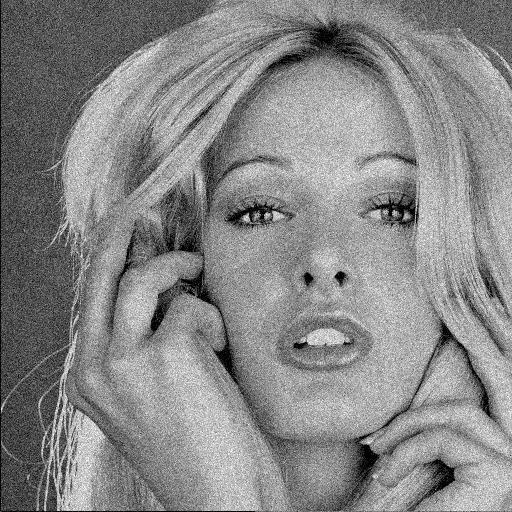
#> input picture original.jpg, 512 x 512 px
$ python Low_Pass_Filter.py
#> lines starting #> are read from the running program, lines starting #| are printed output that depends on the picture
import cv2
import matplotlib.pyplot as plt
import numpy as np
import math
import matplotlib.image as mpimg
import pdb
# imshow: Function that handles both rgb and grayscale image and shows them accordingly.
# Parameters:
#    img: input img
# Return: None

def imshow(img):
    if len(img.shape) < 3:
        plt.imshow(img, cmap="gray")
    elif img.shape[2] == 1:
        plt.imshow(np.resize(img,(img.shape[0],img.shape[1])), cmap="gray")
    else:
        plt.imshow(img)

# low pass filter
def lowPassFilter(lpfw, lpfh):
    print("Please create a (lpfw x lpfh) Low Pass Filter matrix")

    lowPass = np.ones((lpfw, lpfh))*1 / (lpfw * lpfh)

    print(lowPass)
    return lowPass

# it applies the filter on the image and generates a new image
# input: image, filter
# output: out
def conv(image, filter):
    iw,ih = image.shape
    fw,fh = filter.shape
    out = np.zeros((iw - fw+1, ih - fh+1)) #it does not include the pixel on the boundary

    # please select fw x fh sub images in the image. Then, apply the filter on the sub images.
    for u in range(ih - fh + 1):
        for v in range(iw - fw + 1):
            out[u, v] = np.sum(filter * image[u:u + fh , v:v + fw])
    out = np.resize(out, (out.shape[0], out.shape[1])).astype(np.uint8)

    # Return the resulting image "out"
    return out

img = mpimg.imread("original.jpg")
#> img is the input picture: shape (512, 512); min 0, max 255, mean 135.2
imshow(img)
plt.show()
print(img.shape)
#| (512, 512)


fig = plt.figure(1, figsize=(18, 16))
print(" ================ Low Pass Filter ===================")

for i in range(3,8,2):
    # subplot the figure in 1x3
    splot = plt.subplot(1, 3, (i-1)//2)
    splot.set_xlabel(str(i)+"x"+str(i))

    # use different box size to filter the image
    (lpfw,lpfh) = (i,i)
    low_image = conv(img, lowPassFilter(lpfw, lpfh))
    imshow(low_image)
    cv2.imwrite("low"+str(i)+"x"+str(i)+".jpg",low_image)
#> this loop made 3 passes
#> pass 1, `low_image = conv(img, lowPassFilter(lpfw, lpfh))`:
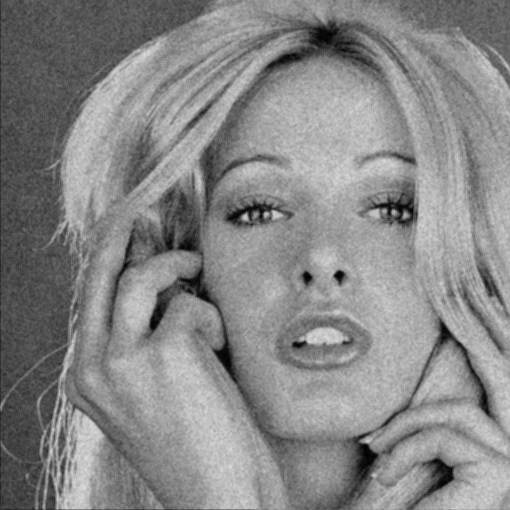
#> low_image: shape (510, 510); min 2, max 225, mean 135
#> pass 3, `low_image = conv(img, lowPassFilter(lpfw, lpfh))`:
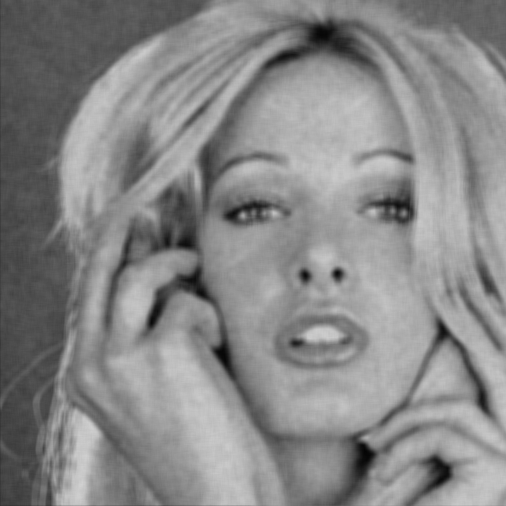
#> low_image: shape (506, 506); min 4, max 209, mean 135.3
plt.show()
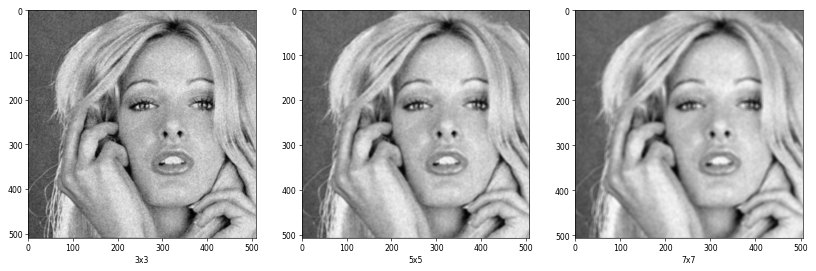
#> figure drawn by matplotlib, 3 panels
